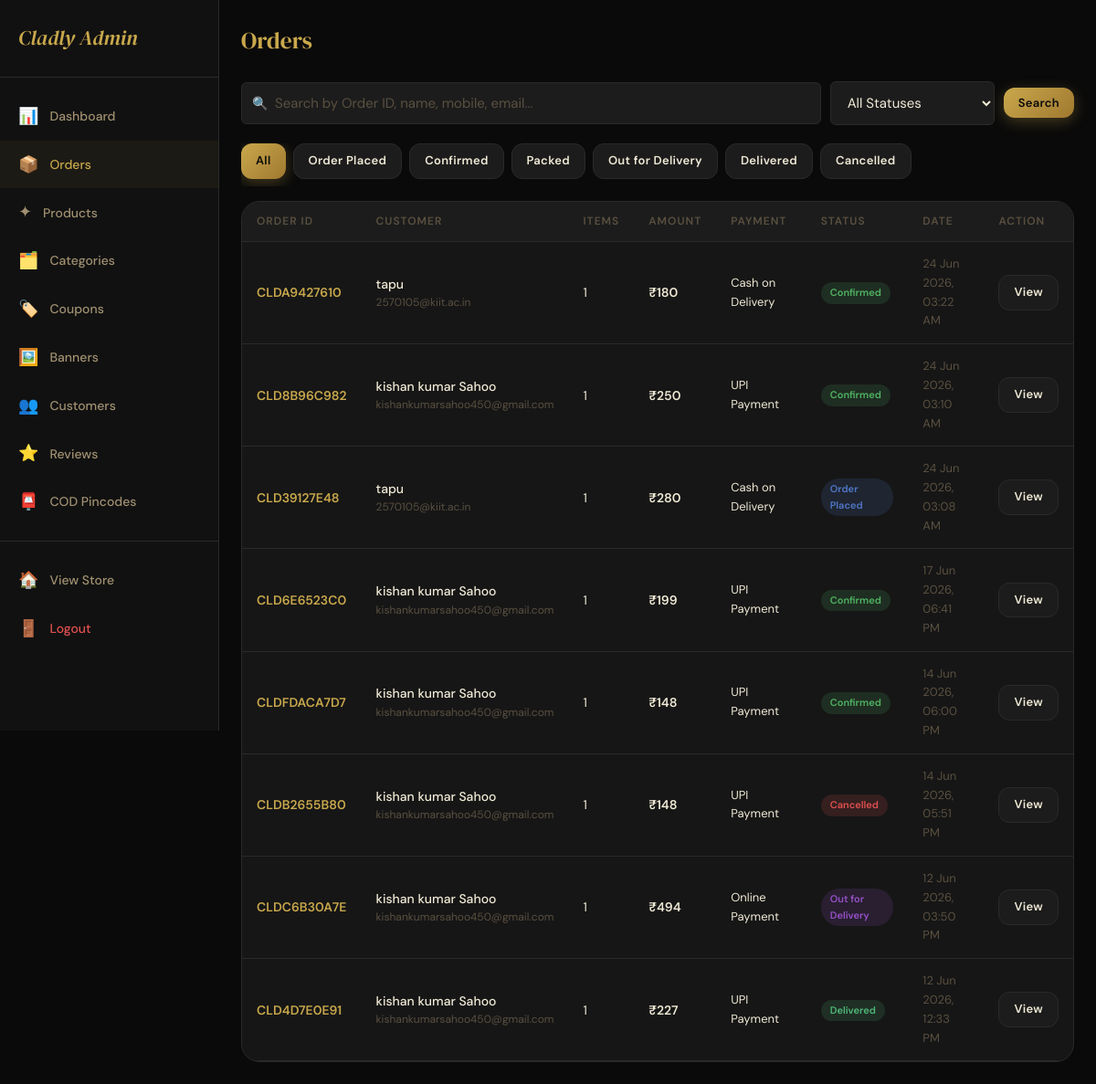
Screenshot of /admin-panel/orders/ (signed in) with the database file from the repository.
### store/models.py (models this page shows, shortened)
class Order(models.Model):
    STATUS_CHOICES = [
        ('placed', 'Order Placed'),
        ('confirmed', 'Confirmed'),
        ('packed', 'Packed'),
        ('out_for_delivery', 'Out for Delivery'),
        ('delivered', 'Delivered'),
        ('cancelled', 'Cancelled'),
    ]
    PAYMENT_CHOICES = [
        ('cod', 'Cash on Delivery'),
        ('upi', 'UPI Payment'),
        ('online', 'Online Payment'),
    ]
    order_id = models.CharField(max_length=20, unique=True)
    user = models.ForeignKey(User, on_delete=models.SET_NULL, null=True, related_name='orders')
    address = models.ForeignKey(Address, on_delete=models.SET_NULL, null=True)
    delivery_name = models.CharField(max_length=150)
    delivery_mobile = models.CharField(max_length=15)
    delivery_address = models.TextField()
    delivery_college = models.CharField(max_length=200, blank=True)
    delivery_city = models.CharField(max_length=100)
    delivery_pincode = models.CharField(max_length=10)
    subtotal = models.DecimalField(max_digits=10, decimal_places=2)
    delivery_charge = models.DecimalField(max_digits=10, decimal_places=2, default=0)
    discount_amount = models.DecimalField(max_digits=10, decimal_places=2, default=0)
    grand_total = models.DecimalField(max_digits=10, decimal_places=2)
    coupon = models.ForeignKey(Coupon, on_delete=models.SET_NULL, null=True, blank=True)
    coupon_code = models.CharField(max_length=50, blank=True)
    payment_method = models.CharField(max_length=20, choices=PAYMENT_CHOICES, default='cod')
    payment_status = models.BooleanField(default=False)
    payment_transaction_id = models.CharField(max_length=200, blank=True)
    razorpay_order_id = models.CharField(max_length=200, blank=True)
    razorpay_payment_id = models.CharField(max_length=200, blank=True)
    razorpay_signature = models.CharField(max_length=500, blank=True)
    status = models.CharField(max_length=30, choices=STATUS_CHOICES, default='placed')
    placed_at = models.DateTimeField(auto_now_add=True)
    updated_at = models.DateTimeField(auto_now=True)
    expected_delivery = models.DateField(null=True, blank=True)
    notes = models.TextField(blank=True)
    referral_reward_given = models.BooleanField(default=False)
    cancel_reason = models.TextField(blank=True)
    cancelled_at = models.DateTimeField(null=True, blank=True)
    class Meta:
        ordering = ['-placed_at']

class User(AbstractBaseUser, PermissionsMixin):
    full_name = models.CharField(max_length=150)
    email = models.EmailField(unique=True)
    mobile = models.CharField(max_length=15, unique=True, null=True, blank=True)
    is_active = models.BooleanField(default=True)
    is_staff = models.BooleanField(default=False)
    date_joined = models.DateTimeField(default=timezone.now)
    profile_image = models.ImageField(upload_to='profiles/', null=True, blank=True)
    referral_code = models.CharField(max_length=20, unique=True, blank=True)
    referred_by = models.ForeignKey('self', null=True, blank=True, on_delete=models.SET_NULL, related_name='referrals')
    referral_credits = models.DecimalField(max_digits=10, decimal_places=2, default=0)
    USERNAME_FIELD = 'email'
    REQUIRED_FIELDS = ['full_name']
    objects = UserManager()

### store/views.py (the view, shortened to what this page needs)
# urls.py: path('admin-panel/orders/', views.admin_orders, name='admin_orders'),
@user_passes_test(is_admin, login_url='/login/')
def admin_orders(request):
    orders = Order.objects.all().select_related('user').prefetch_related('items')
    search_query = request.GET.get('q', '').strip()
    status_filter = request.GET.get('status')
    if status_filter:
        orders = orders.filter(status=status_filter)
    paginator = Paginator(orders, 25)
    page = paginator.get_page(request.GET.get('page', 1))
    return render(request, 'store/admin/orders.html', {
        'orders': page,
        'search_query': search_query,
        'status_choices': Order.STATUS_CHOICES,
        'current_status': status_filter,
    })

### store/context_processors.py (called while the page is built)
def cart_wishlist_count(request):
    cart_count = 0
    wishlist_count = 0
    notif_count = 0
    if request.user.is_authenticated:
        cart_count = Cart.objects.filter(user=request.user).count()
        wishlist_count = Wishlist.objects.filter(user=request.user).count()
        notif_count = Notification.objects.filter(user=request.user, is_read=False).count()
    else:
        session_key = request.session.session_key
        if session_key:
            cart_count = Cart.objects.filter(session_key=session_key).count()
    return {
        'cart_count': cart_count,
        'wishlist_count': wishlist_count,
        'notif_count': notif_count,
    }

def categories_list(request):
    categories = Category.objects.filter(is_active=True).order_by('order', 'name')
    return {'nav_categories': categories}

### store/views.py (called while the page is built)
def is_admin(user):
    return user.is_authenticated and user.is_staff

### store/templates/store/admin/orders.html (shortened to what this page needs)
{% extends 'store/admin/base_admin.html' %}
{% block admin_content %}
<div class="admin-header">
  <div class="admin-page-title">
    Orders
  </div>
</div>
<form method="get" style="display:flex;gap:10px;flex-wrap:wrap;margin-bottom:20px;align-items:center;">
  <div style="position:relative;flex:1;min-width:220px;">
    <input type="text" name="q" value="{{ search_query }}"
           placeholder="Search by Order ID, name, mobile, email..."
           class="form-control"
           style="padding-left:36px;"
           autofocus>
    <span style="position:absolute;left:12px;top:50%;transform:translateY(-50%);color:var(--text-muted);font-size:14px;">🔍</span>
  </div>
  <select name="status" class="form-control" style="max-width:180px;">
    <option value="">All Statuses</option>
  </select>
  <button type="submit" class="btn btn-gold btn-sm">Search</button>
</form>
<div style="display:flex;gap:8px;overflow-x:auto;padding-bottom:8px;margin-bottom:16px;">
  <a href="?" class="btn btn-sm {% if not current_status %}btn-gold{% else %}btn-dark{% endif %}">All</a>
  {% for val, label in status_choices %}
    <a href="?status={{ val }}" class="btn btn-sm {% if current_status == val %}btn-gold{% else %}btn-dark{% endif %}">{{ label }}</a>
  {% endfor %}
</div>
<div class="table-wrap">
  <table class="data-table">
    <thead>
      <tr><th>Order ID</th><th>Customer</th><th>Items</th><th>Amount</th><th>Payment</th><th>Status</th><th>Date</th><th>Action</th></tr>
    </thead>
    <tbody>
      {% for order in orders %}
        <tr>
          <td style="color:var(--gold);font-weight:600;">{{ order.order_id }}</td>
          <td>
            <div style="font-weight:500;">{{ order.delivery_name }}</div>
            {% if order.user %}<div style="font-size:12px;color:var(--text-muted);">{{ order.user.email }}</div>{% endif %}
          </td>
          <td>{{ order.items.count }}</td>
          <td style="font-weight:600;">₹{{ order.grand_total|floatformat:0 }}</td>
          <td style="font-size:13px;">{{ order.get_payment_method_display }}</td>
          <td><span class="status-badge status-{{ order.status }}">{{ order.get_status_display }}</span></td>
          <td style="color:var(--text-muted);font-size:13px;">{{ order.placed_at|date:"d M Y, h:i A" }}</td>
          <td><a href="{% url 'admin_order_detail' order.order_id %}" class="btn btn-dark btn-sm">View</a></td>
        </tr>
      {% empty %}
        <tr><td colspan="8" style="text-align:center;padding:40px;color:var(--text-muted);">No orders found.</td></tr>
      {% endfor %}
    </tbody>
  </table>
</div>
{% endblock %}

### store/static/store/css/main.css (style rules this page uses)
:root { --gold: #C9A84C; --gold-light: #E8C96A; --gold-dark: #A07830; --gold-pale: #F5EDD6; --black: #0A0A0A; --black-soft: #111111; --black-card: #161616; --surface: #1C1C1C; --border: #2A2A2A; --border-gold: rgba(201,168,76,0.25); --text-primary: #F0EAD6; --text-secondary: #A09070; --text-muted: #5A5040; --white: #FFFFFF; --error: #E05050; --success: #50B878; --warning: #E0A050; --font-display: 'DM Serif Display', 'Playfair Display', Georgia, serif; --font-body: 'DM Sans', system-ui, sans-serif; --radius-sm: 6px; --radius: 12px; --radius-lg: 20px; --radius-xl: 32px; --shadow-gold: 0 4px 24px rgba(201,168,76,0.15); --shadow-deep: 0 8px 40px rgba(0,0,0,0.6); --shadow-card: 0 2px 16px rgba(0,0,0,0.4); --transition: 0.3s cubic-bezier(0.4, 0, 0.2, 1); }
body, .navbar, .category-nav, .product-card, .cart-item, .form-card, .checkout-section, .admin-sidebar, .stat-card, .table-wrap, footer.footer { transition: background-color 0.3s ease, border-color 0.3s ease, color 0.3s ease; }
*, *::before, *::after { box-sizing: border-box; margin: 0; padding: 0; }
html { scroll-behavior: smooth; -webkit-text-size-adjust: 100%; }
body { font-family: var(--font-body); background: var(--black); color: var(--text-primary); font-size: 15px; line-height: 1.6; overflow-x: hidden; }
a { color: var(--gold); text-decoration: none; transition: color var(--transition); }
button { cursor: pointer; font-family: var(--font-body); }
input, select, textarea { font-family: var(--font-body); }
.btn { display: inline-flex; align-items: center; justify-content: center; gap: 8px; padding: 12px 24px; border-radius: var(--radius); font-family: var(--font-body); font-size: 14px; font-weight: 600; border: none; cursor: pointer; transition: all var(--transition); text-decoration: none; letter-spacing: 0.3px; white-space: nowrap; }
.btn-gold { background: linear-gradient(135deg, var(--gold), var(--gold-dark)); color: var(--black); box-shadow: 0 4px 16px rgba(201,168,76,0.3); }
.btn-dark { background: var(--surface); color: var(--text-primary); border: 1px solid var(--border); }
.btn-sm { padding: 8px 16px; font-size: 13px; }
.form-control { width: 100%; background: var(--surface); border: 1px solid var(--border); border-radius: var(--radius-sm); padding: 12px 14px; color: var(--text-primary); font-size: 15px; outline: none; transition: border-color var(--transition); }
.form-control::placeholder { color: var(--text-muted); }
select.form-control { cursor: pointer; }
.admin-header { display: flex; justify-content: space-between; align-items: center; margin-bottom: 24px; }
.admin-page-title { font-family: var(--font-display); font-size: 1.6rem; color: var(--gold); }
.data-table { width: 100%; border-collapse: collapse; }
.data-table th { background: var(--surface); padding: 12px 16px; text-align: left; font-size: 12px; color: var(--text-muted); font-weight: 600; text-transform: uppercase; letter-spacing: 1px; border-bottom: 1px solid var(--border); }
.data-table td { padding: 14px 16px; border-bottom: 1px solid var(--border); font-size: 14px; vertical-align: middle; }
.table-wrap { background: var(--black-card); border: 1px solid var(--border); border-radius: var(--radius-lg); overflow: hidden; overflow-x: auto; }
.status-badge { display: inline-block; padding: 3px 10px; border-radius: 20px; font-size: 11px; font-weight: 600; }
.status-placed { background: rgba(80,120,200,0.15); color: #5078C8; }
.status-confirmed { background: rgba(80,180,100,0.15); color: #50B464; }
.status-out_for_delivery { background: rgba(150,80,200,0.15); color: #9650C8; }
.status-delivered { background: rgba(80,184,120,0.15); color: var(--success); }
.status-cancelled { background: rgba(224,80,80,0.15); color: var(--error); }

### rows the page displays
Order: order_id "CLDA9427610", delivery_name "tapu", user.email "2570105@kiit.ac.in", items.count "1", grand_total "180", payment_method "Cash on Delivery", status "Confirmed", placed_at "24 Jun 2026, 03:22 AM"
Order: order_id "CLD8B96C982", delivery_name "kishan kumar Sahoo", user.email "kishankumarsahoo450@gmail.com", items.count "1", grand_total "250", payment_method "UPI Payment", status "Confirmed", placed_at "24 Jun 2026, 03:10 AM"
Order: order_id "CLD39127E48", delivery_name "tapu", user.email "2570105@kiit.ac.in", items.count "1", grand_total "280", payment_method "Cash on Delivery", status "Order Placed", placed_at "24 Jun 2026, 03:08 AM"
Order: order_id "CLD6E6523C0", delivery_name "kishan kumar Sahoo", user.email "kishankumarsahoo450@gmail.com", items.count "1", grand_total "199", payment_method "UPI Payment", status "Confirmed", placed_at "17 Jun 2026, 06:41 PM"
Order: order_id "CLDFDACA7D7", delivery_name "kishan kumar Sahoo", user.email "kishankumarsahoo450@gmail.com", items.count "1", grand_total "148", payment_method "UPI Payment", status "Confirmed", placed_at "14 Jun 2026, 06:00 PM"
Order: order_id "CLDB2655B80", delivery_name "kishan kumar Sahoo", user.email "kishankumarsahoo450@gmail.com", items.count "1", grand_total "148", payment_method "UPI Payment", status "Cancelled", placed_at "14 Jun 2026, 05:51 PM"
Order: order_id "CLDC6B30A7E", delivery_name "kishan kumar Sahoo", user.email "kishankumarsahoo450@gmail.com", items.count "1", grand_total "494", payment_method "Online Payment", status "Out for Delivery", placed_at "12 Jun 2026, 03:50 PM"
Order: order_id "CLD4D7E0E91", delivery_name "kishan kumar Sahoo", user.email "kishankumarsahoo450@gmail.com", items.count "1", grand_total "227", payment_method "UPI Payment", status "Delivered", placed_at "12 Jun 2026, 12:33 PM"

### other values shown
{{ label }} "Order Placed" "Confirmed" "Packed" "Out for Delivery" "Delivered" "Cancelled"
